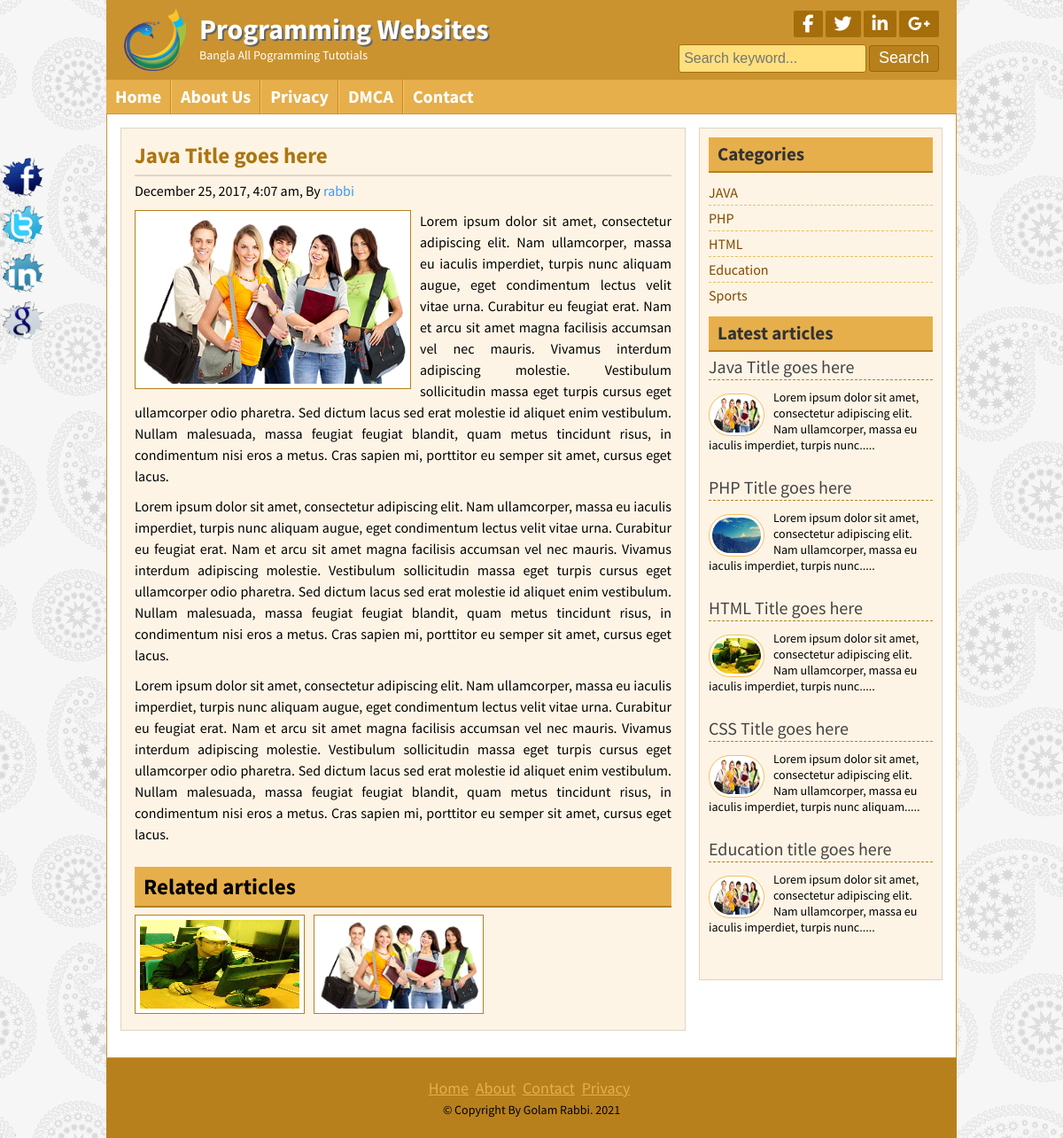
Screenshot of /post.php?id=15 with the database file from the repository.
### tables this page shows
CREATE TABLE `title_slogan` (
  `id` int(11) NOT NULL,
  `title` varchar(255) NOT NULL,
  `slogan` varchar(255) NOT NULL,
  `logo` varchar(255) NOT NULL
);

CREATE TABLE `tbl_social` (
  `id` int(11) NOT NULL,
  `fb` varchar(255) NOT NULL,
  `tw` varchar(255) NOT NULL,
  `ln` varchar(255) NOT NULL,
  `gp` varchar(255) NOT NULL
);

CREATE TABLE `tbl_page` (
  `id` int(11) NOT NULL,
  `name` varchar(255) NOT NULL,
  `body` text NOT NULL
);

CREATE TABLE `tbl_post` (
  `id` int(11) NOT NULL,
  `cat` int(11) NOT NULL,
  `title` varchar(255) NOT NULL,
  `body` text NOT NULL,
  `image` varchar(255) NOT NULL,
  `author` varchar(50) NOT NULL,
  `tags` varchar(255) NOT NULL,
  `date` timestamp NOT NULL DEFAULT CURRENT_TIMESTAMP,
  `userid` int(11) NOT NULL
);

CREATE TABLE `tbl_catagory` (
  `id` int(11) NOT NULL,
  `name` varchar(50) NOT NULL
);

CREATE TABLE `tbl_footer` (
  `id` int(11) NOT NULL,
  `note` varchar(255) NOT NULL
);

### helpers/format.php (called while the page is built, shortened)
<?php
	class format{
		public function formatDate($date){
			return date('F j, Y, g:i a', strtotime($date));
		}
		public function textshorten($text,$limit = 400){
			$text = $text. " ";
			$text = substr($text, 0, $limit);
			$text = substr($text, 0, strrpos($text, ' '));
			$text = $text.".....";
			return $text;
		}
}
?>

### post.php (the view)
<?php include 'inc/header.php';?>
<?php
	if (!isset($_GET['id']) || $_GET['id'] == NULL) {
		header("loction:404.php");
	}else{
		$id = $_GET['id'];
	}
?>
	<div class="contentsection contemplete clear">
		<div class="maincontent clear">
			<?php
				$sql = "SELECT * FROM tbl_post WHERE id=$id";
				$query = mysqli_query($con,$sql);
				if ($query) {
					while ( $result=mysqli_fetch_array($query)) {
			?>
			<div class="about">
				<h2><?php echo $result['title'];?></h2>
				<h4><?php echo $tm->formatDate($result['date']); ?>, By <a href="#"><?php echo $result['author'];?></a></h4>
				<img src="admin/<?php echo $result['image'];?>" alt="post image"/>
				<?php echo $result['body'];?>
				<div class="relatedpost clear">
					<h2>Related articles</h2>
					<?php
						$catid = $result['cat'];
						$queryreleted = "SELECT * FROM tbl_post WHERE cat='$catid' order by rand() limit 6";
						$reletedpost = mysqli_query($con,$queryreleted);
						if ($reletedpost) {
						while ( $rresult=mysqli_fetch_array($reletedpost)) {
					?>
					<a href="post.php?id=<?php echo $rresult['id'];?>">
						<img src="admin/<?php echo $rresult['image'];?>" alt="post image"/></a>
					<?php } }else{echo "No Related Post Availabe";}?>
				</div>
				<?php } } else{header("location:404.php");}?>
	</div>
		</div>
<?php include 'inc/sidebar.php';?>
	</div>
<?php include 'inc/footer.php';?>

### inc/header.php (shortened to what this page needs)
<?php include 'config.php';?>
<?php include 'helpers/format.php';?>
 <?php
 	$tm = new format();
 ?>
<!DOCTYPE html>
<html>
<head>
	<link rel="stylesheet" href="font-awesome-4.5.0/css/font-awesome.css">
	<link rel="stylesheet" href="css/nivo-slider.css" type="text/css" media="screen" />
	<link rel="stylesheet" href="style.css">
</head>
<body>
	<div class="headersection templete clear">
		<a href="index.php">
			<div class="logo">
				<?php
            		$sql = "SELECT * FROM title_slogan WHERE id =1";
            		$query = mysqli_query($con,$sql);
            		while ($result = mysqli_fetch_array($query)) {
        		?>
				<img src="admin/<?php echo $result['logo'];?>" alt="Logo"/>
				<h2><?php echo $result['title'];?></h2>
				<p><?php echo $result['slogan'];?></p>
				<?php } ?>
			</div>
		</a>
		<div class="social clear">
			<div class="icon clear">
				<?php
            		$sql = "SELECT * FROM tbl_social WHERE id =1";
            		$query = mysqli_query($con,$sql);
            		while ($result = mysqli_fetch_array($query)) {
        		?>
				<a href="<?php echo $result['fb'];?>" target="_blank"><i class="fa fa-facebook"></i></a>
				<a href="<?php echo $result['tw'];?>" target="_blank"><i class="fa fa-twitter"></i></a>
				<a href="<?php echo $result['ln'];?>" target="_blank"><i class="fa fa-linkedin"></i></a>
				<a href="<?php echo $result['gp'];?>" target="_blank"><i class="fa fa-google-plus"></i></a>
				<?php } ?>
			</div>
			<div class="searchbtn clear">
			<form action="search.php" method="GET">
				<input type="text" name="search" placeholder="Search keyword..."/>
				<input type="submit" name="submit" value="Search"/>
			</form>
			</div>
		</div>
	</div>
<?php include 'menu.php';?>

### inc/menu.php
<div class="navsection templete">
	<?php
		$path = $_SERVER['SCRIPT_FILENAME'];
		$currentpage = basename($path,'.php');
	?>
	<ul>
		<li><a
			<?php if ($currentpage == 'index') {echo 'id="active"';} ?>
		 href="index.php">Home</a></li>
		<?php
			$sql = "SELECT * FROM tbl_page";
			$category = mysqli_query($con,$sql);
			if ($category) {
			while ( $result=mysqli_fetch_array($category)) {
		?>
			<li><a
				<?php
					if (isset($_GET['pageid']) && $_GET['pageid']==$result['id']) {
						echo 'id="active"';
					}
				?>
			 href="page.php?pageid=<?php echo $result['id']; ?>"> <?php echo $result['name'];?> </a></li>
		<?php } } ?>
		<li><a
			<?php if ($currentpage == 'contact') {echo 'id="active"';} ?>
			href="contact.php">Contact</a></li>
	</ul>
</div>

### inc/sidebar.php
<div class="sidebar clear">
	<div class="samesidebar clear">
		<h2>Categories</h2>
			<ul>
			<?php
				$sql = "SELECT * FROM tbl_catagory";
				$category = mysqli_query($con,$sql);
				if ($category) {
				while ( $result=mysqli_fetch_array($category)) {
			?>
				<li><a href="posts.php?Category=<?php echo $result['id']; ?>"> <?php echo $result['name'];?> </a></li>
				<?php } } else{ ?>
				<li>No Category Created</li>
				<?php } ?>
			</ul>
	</div>
	<div class="samesidebar clear">
		<h2>Latest articles</h2>
		<?php
			$sql = "SELECT * FROM tbl_post limit 5";
			$query = mysqli_query($con,$sql);
			if ($query) {
				while ( $result=mysqli_fetch_array($query)) {
		?>
			<div class="popular clear">
				<h3><a href="post.php?id=<?php echo $result['id'];?>"><?php echo $result['title'];?></a></h3>
				<img src="admin/<?php echo $result['image'];?>" alt="post image"/></a>
				<?php echo $tm->textshorten($result['body'], 128); ?>
			</div>
			<?php } } else {header("location:404.php");}?>
	</div>
</div>

### inc/footer.php (shortened to what this page needs)
	<div class="footersection templete clear">
	  <div class="footermenu clear">
		<ul>
			<li><a href="#">Home</a></li>
			<li><a href="#">About</a></li>
			<li><a href="#">Contact</a></li>
			<li><a href="#">Privacy</a></li>
		</ul>
	  </div>
	  <?php
           $sql = "SELECT * FROM tbl_footer WHERE id =1";
           $query = mysqli_query($con,$sql);
           while ($result = mysqli_fetch_array($query)) {
           ?>
	  <p>&copy; <?php echo $result['note'];?> <?php echo date('Y');?></p>
	  <?php } ?>
	</div>
	<div class="fixedicon clear">
		<?php
           $sql = "SELECT * FROM tbl_social WHERE id =1";
           $query = mysqli_query($con,$sql);
           while ($result = mysqli_fetch_array($query)) {
           ?>
		<a href="<?php echo $result['fb'];?>" target="_blank" ><img src="images/fb.png" alt="Facebook"/></a>
		<a href="<?php echo $result['tw'];?>" target="_blank" ><img src="images/tw.png" alt="Twitter"/></a>
		<a href="<?php echo $result['ln'];?>" target="_blank" ><img src="images/in.png" alt="LinkedIn"/></a>
		<a href="<?php echo $result['gp'];?>" target="_blank" ><img src="images/gl.png" alt="GooglePlus"/></a>
		<?php } ?>
	</div>
</body>
</html>

### rows the page displays
title_slogan: logo (picture), title "Programming Websites", slogan "Bangla All Pogramming Tutotials"
tbl_page: name "About Us"
tbl_page: name "Privacy"
tbl_page: name "DMCA"
tbl_post: title "Java Title goes here", date "December 25, 2017, 4:07 am", author "rabbi", image (picture), body "Lorem ipsum dolor sit amet, consectetur adipiscing elit. Nam ullamcorper, massa eu iaculis imperdiet, turpis nunc aliquam augue, eget condimentum lectus velit vitae urna. Curabitur eu feugiat erat. Nam et arcu sit amet magna facilisis accumsan vel nec mauris. Vivamus interdum adipiscing molestie. Vestibulum sollicitudin massa eget turpis cursus eget ullamcorper odio pharetra. Sed dictum lacus sed erat molestie id aliquet enim vestibulum. Nullam malesuada, massa feugiat feugiat blandit, quam metus tincidunt risus, in condimentum nisi eros a metus. Cras sapien mi, porttitor eu semper sit amet, cursus eget lacus. Lorem ipsum dolor sit amet, consectetur adipiscing elit. Nam ullamcorper, massa…", body "Lorem ipsum dolor sit amet, consectetur adipiscing elit. Nam ullamcorper, massa eu iaculis imperdiet, turpis nunc....."
tbl_post: image (picture)
tbl_catagory: name "JAVA"
tbl_catagory: name "PHP"
tbl_catagory: name "HTML"
tbl_catagory: name "Education"
tbl_catagory: name "Sports"
tbl_post: title "PHP Title goes here", image (picture), body "Lorem ipsum dolor sit amet, consectetur adipiscing elit. Nam ullamcorper, massa eu iaculis imperdiet, turpis nunc....."
tbl_post: title "HTML Title goes here", image (picture), body "Lorem ipsum dolor sit amet, consectetur adipiscing elit. Nam ullamcorper, massa eu iaculis imperdiet, turpis nunc....."
tbl_post: title "CSS Title goes here", image (picture), body "Lorem ipsum dolor sit amet, consectetur adipiscing elit. Nam ullamcorper, massa eu iaculis imperdiet, turpis nunc aliquam....."
tbl_post: title "Education title goes here", image (picture), body "Lorem ipsum dolor sit amet, consectetur adipiscing elit. Nam ullamcorper, massa eu iaculis imperdiet, turpis nunc....."
tbl_footer: note "Copyright By Golam Rabbi."
